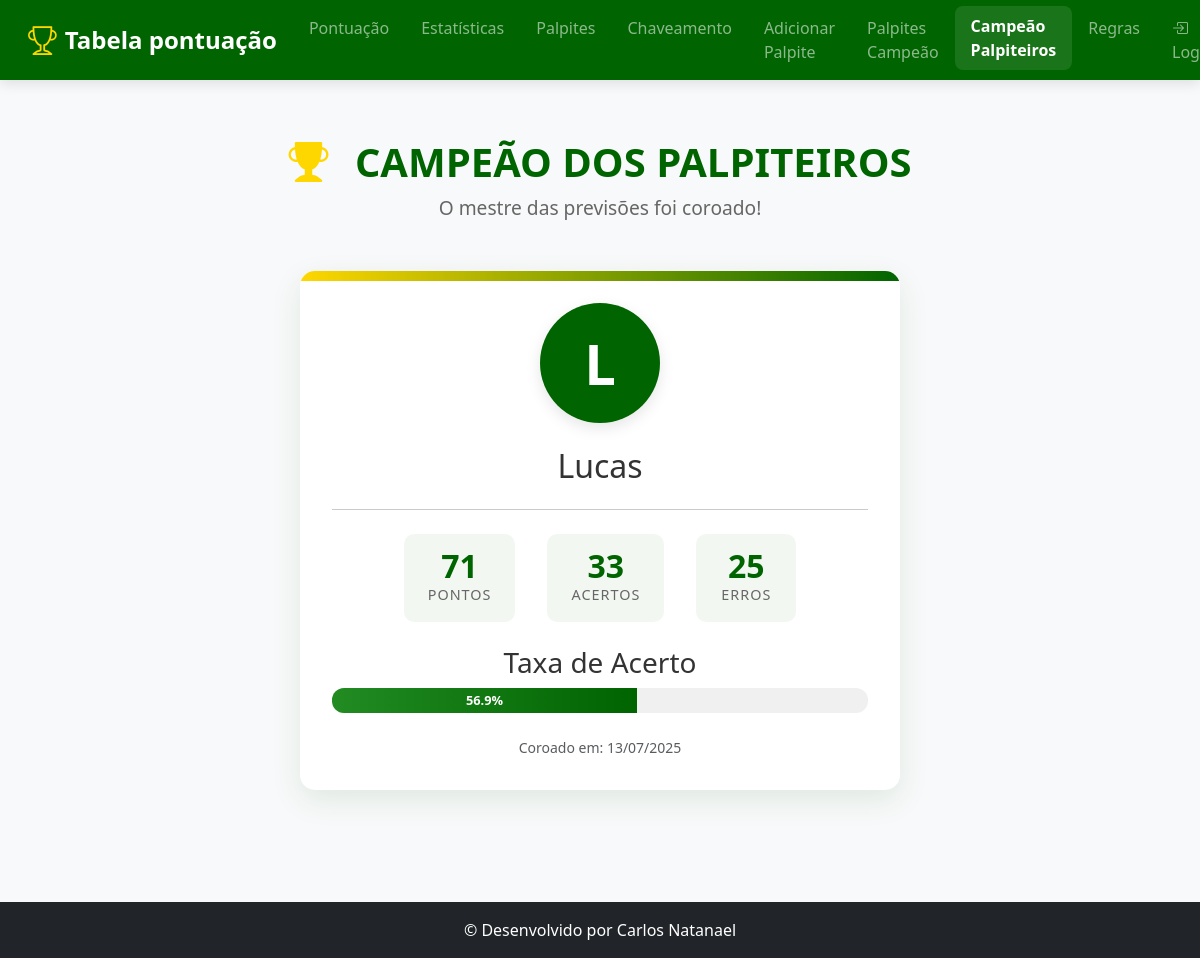
/campeao_geral, run on an earlier commit of the app's database.
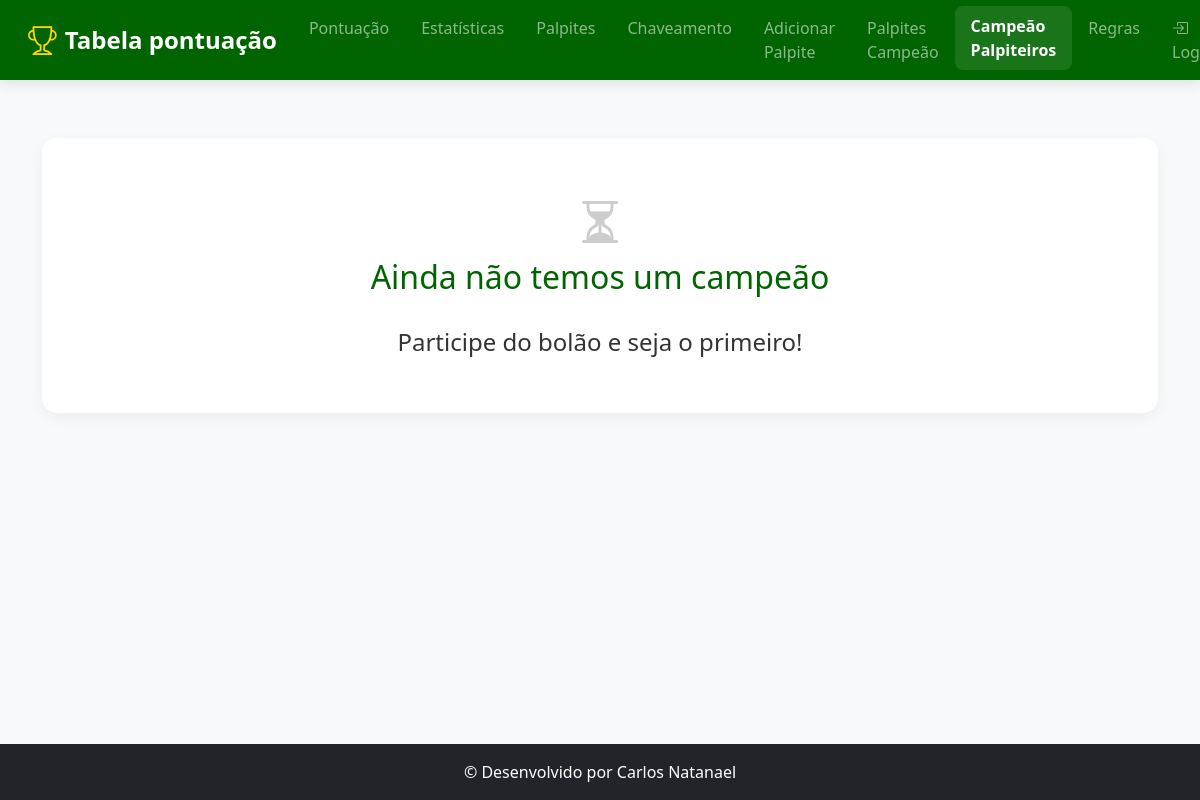
And on a later commit of the database.
### tables this page shows
CREATE TABLE campeao_palpiteiros (
            id INTEGER PRIMARY KEY AUTOINCREMENT,
            temporada TEXT NOT NULL UNIQUE,
            nome TEXT NOT NULL, 
            pontos INTEGER, 
            acertos INTEGER,
            erros INTEGER, 
            data_definicao TEXT NOT NULL
        );

### app.py (the view)
@app.route('/campeao_geral')
def campeao_geral():
    conn = get_db()
    campeao_data = conn.execute("SELECT * FROM campeao_palpiteiros WHERE id = 1").fetchone()
    campeao = None
    if campeao_data:
        campeao = dict(campeao_data)
        total_jogos = campeao['acertos'] + campeao['erros']
        if total_jogos > 0:
            percentual = (campeao['acertos'] / total_jogos) * 100
            campeao['percentual_acertos'] = round(percentual, 1)
        else:
            campeao['percentual_acertos'] = 0
    return render_template('campeao_geral.html', campeao=campeao)

### app.py (called while the page is built)
def get_db():
    if 'db' not in g:
        g.db = sqlite3.connect('palpites.db', timeout=10)
        g.db.row_factory = sqlite3.Row
    return g.db

@app.template_filter('format_date_br')
def format_date_br_filter(date_str):
    if not date_str: return ""
    try:
        return datetime.strptime(date_str.split(' ')[0], '%Y-%m-%d').strftime('%d/%m/%Y')
    except (ValueError, IndexError):
        return date_str

### templates/campeao_geral.html (shortened to what the changed rows need)
<!DOCTYPE html>
<html lang="pt">
<head>
    <link href="https://cdn.jsdelivr.net/npm/bootstrap@5.3.0/dist/css/bootstrap.min.css" rel="stylesheet">
    <link rel="stylesheet" href="https://cdn.jsdelivr.net/npm/bootstrap-icons@1.10.0/font/bootstrap-icons.css">
    <link rel="stylesheet" href="{{ url_for('static', filename='campeao_palpiteiros.css') }}">
</head>
<body>
    <main>
        <div class="container text-center py-5">
            {% if campeao %}
                <div class="champion-header">
                    <h1><i class="bi bi-trophy-fill"></i> CAMPEÃO DOS PALPITEIROS</h1>
                    <p class="subtitle">O mestre das previsões foi coroado!</p>
                </div>
                <div class="champion-card mx-auto">
                    <div class="avatar">
                        <div class="avatar-circle">
                            <span>{{ campeao.nome[0]|upper }}</span>
                        </div>
                    </div>
                    <h2 class="champion-name">{{ campeao.nome }}</h2>
                    <hr class="my-4">
                    <div class="stats">
                        <div class="stat-item">
                            <span class="stat-value">{{ campeao.pontos }}</span>
                            <span class="stat-label">Pontos</span>
                        </div>
                        <div class="stat-item">
                            <span class="stat-value">{{ campeao.acertos }}</span>
                            <span class="stat-label">Acertos</span>
                        </div>
                        <div class="stat-item">
                            <span class="stat-value">{{ campeao.erros }}</span>
                            <span class="stat-label">Erros</span>
                        </div>
                    </div>
                    <div class="performance-metric mt-4">
                        <h3>Taxa de Acerto</h3>
                        <div class="progress" style="height: 25px;">
                            <div class="progress-bar" role="progressbar" style="width: {{ campeao.percentual_acertos }}%;" aria-valuenow="{{ campeao.percentual_acertos }}" aria-valuemin="0" aria-valuemax="100">
                                {{ campeao.percentual_acertos }}%
                            </div>
                        </div>
                    </div>
                    <small class="text-muted mt-4 d-block">Coroado em: {{ campeao.data_definicao.split(' ')[0] | format_date_br }}</small>
                </div>
            {% else %}
                <div class="no-champion">
                    <i class="bi bi-hourglass-split"></i>
                    <h2>Ainda não temos um campeão</h2>
                    <br>
                    <h4>Participe do bolão e seja o primeiro!</h4>
                </div>
            {% endif %}
        </div>
    </main>
</body>
</html>

What changed in the data, as far as the page shows it:
removed campeao_palpiteiros: nome "L", nome "Lucas", pontos "71", acertos "33", erros "25", data_definicao "13/07/2025"
Also different on the page:
{{ campeao.percentual_acertos }}: "56.9" → (not shown)
text no longer shown: "CAMPEÃO DOS PALPITEIROS O mestre das previsões foi coroado! PONTOS ACERTOS ERROS Taxa de Acerto % Coroado em:"
text now shown: "Ainda não temos um campeão Participe do bolão e seja o primeiro!"
